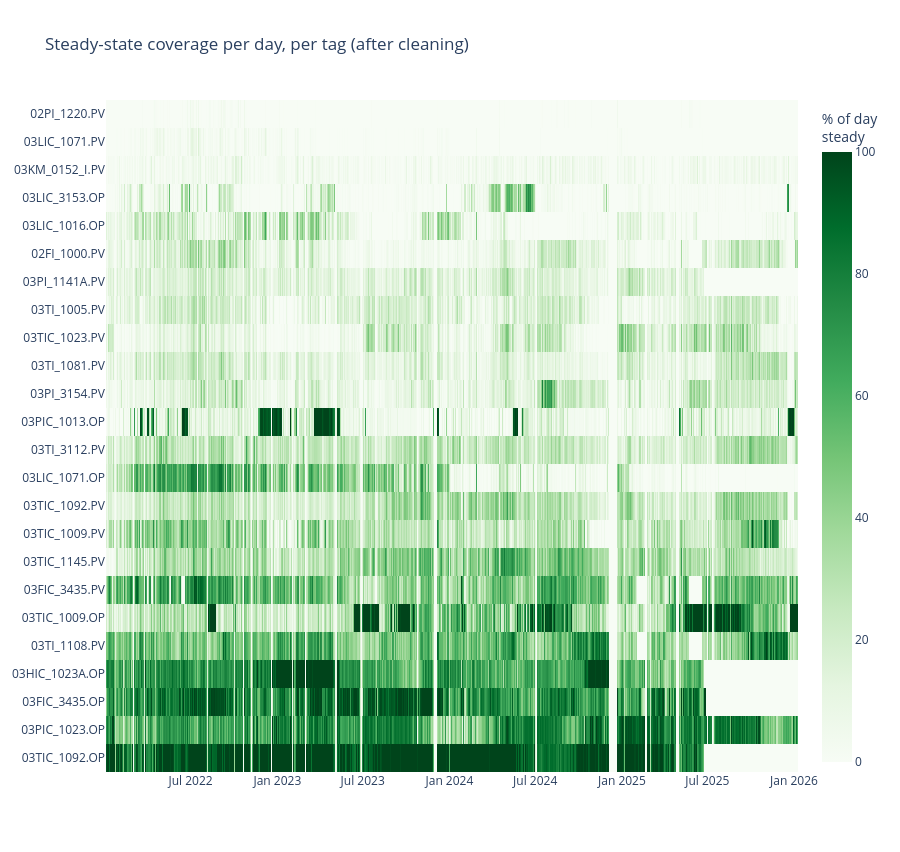

Here is the notebook cell this chart was saved with:
### Code cell
# ---- FIGURE: four-year daily steady coverage, one row per tag ------------------------------------
show = [t for t in steady_tbl.tag if STEADY[t].sum() > 0][:24]
daily = pd.DataFrame({t: STEADY[t].resample('1D').mean() * 100 for t in show})
daily = daily.loc[daily.index >= '2022-01-01']
fig = go.Figure(go.Heatmap(z=daily.T.values, x=daily.index, y=daily.columns,
                           colorscale='Greens', zmin=0, zmax=100,
                           colorbar=dict(title='% of day<br>steady')))
fig.update_layout(height=28 * len(show) + 180, template='plotly_white',
                  title='Steady-state coverage per day, per tag (after cleaning)')
fig.show()

print('==== steady-state duration distribution (minutes per uninterrupted period) ====')
rows = []
for t in show:
    r = runs_from_mask(STEADY[t], SSD['MIN_LEN'])
    if len(r):
        rows.append(dict(tag=t, n_periods=len(r), p25=int(r.n.quantile(.25)), median=int(r.n.median()),
                         p75=int(r.n.quantile(.75)), p95=int(r.n.quantile(.95)), max=int(r.n.max())))
print(pd.DataFrame(rows).to_string(index=False))

### Figure 1 — Plotly figure (JSON) as saved in the notebook; plotly's stock layout.template omitted (floating-point values rounded to 4 significant figures; data arrays with more than 128 entries replaced by an {"elided": "..."} marker saying what was removed)
{"data": [{"colorbar": {"title": {"text": "% of day<br>steady"}}, "colorscale": [[0, "rgb(247,252,245)"], [0.125, "rgb(229,245,224)"], [0.25, "rgb(199,233,192)"], [0.375, "rgb(161,217,155)"], [0.5, "rgb(116,196,118)"], [0.625, "rgb(65,171,93)"], [0.75, "rgb(35,139,69)"], [0.875, "rgb(0,109,44)"], [1, "rgb(0,68,27)"]], "type": "heatmap", "x": {"elided": "1468 str values"}, "y": ["03TIC_1092.OP", "03PIC_1023.OP", "03FIC_3435.OP", "03HIC_1023A.OP", "03TI_1108.PV", "03TIC_1009.OP", "03FIC_3435.PV", "03TIC_1145.PV", "03TIC_1009.PV", "03TIC_1092.PV", "03LIC_1071.OP", "03TI_3112.PV", "03PIC_1013.OP", "03PI_3154.PV", "03TI_1081.PV", "03TIC_1023.PV", "03TI_1005.PV", "03PI_1141A.PV", "02FI_1000.PV", "03LIC_1016.OP", "03LIC_3153.OP", "03KM_0152_I.PV", "03LIC_1071.PV", "02PI_1220.PV"], "z": {"elided": "24x1468 float values"}, "zmax": 100, "zmin": 0}], "layout": {"height": 852, "title": {"text": "Steady-state coverage per day, per tag (after cleaning)"}}}
